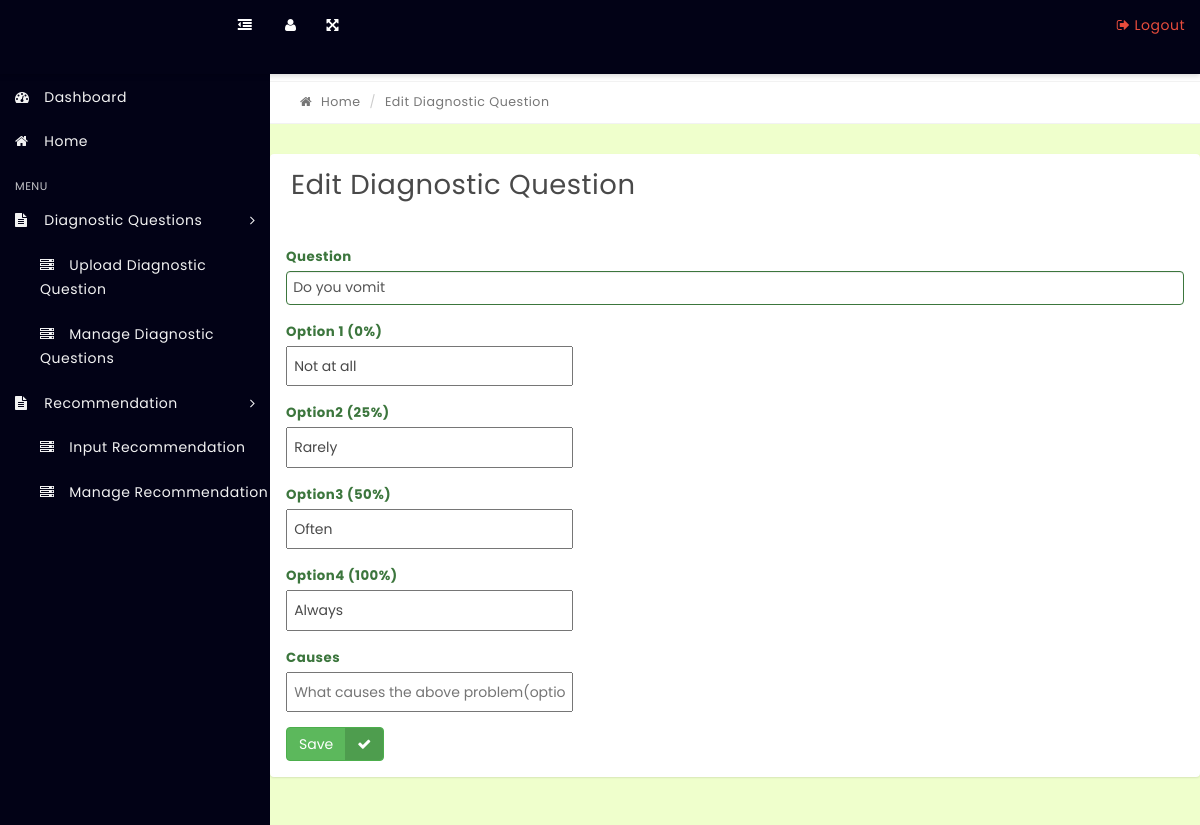
/admin/edit-questions.php?id=10 (signed in), run on the app's committed database.
### tables this page shows
CREATE TABLE `test_questions` (
  `id` int(100) NOT NULL,
  `question` varchar(500) NOT NULL,
  `option1` varchar(50) NOT NULL DEFAULT 'Not at all',
  `option2` varchar(50) NOT NULL DEFAULT 'Rarely',
  `option3` varchar(50) NOT NULL DEFAULT 'Often',
  `option4` varchar(50) NOT NULL DEFAULT 'Always',
  `causes` varchar(700) NOT NULL,
  `date_created` varchar(6) NOT NULL DEFAULT current_timestamp(),
  `chronic_kidney_status` int(1) NOT NULL,
  `acute_kidney_status` int(1) NOT NULL,
  `kidney_stone_status` int(1) NOT NULL,
  `Glomerulonephritis` int(1) NOT NULL
);

### includes/classes/Config.php (called while the page is built, shortened)
<?php
class Config
{
					private $password = '';
					private $user = 'root';
				private $dsn="mysql:host=localhost; dbname=kidney_diagnosis";
					function __construct()
					{
						try {
							$this->con = new PDO($this->dsn,$this->user,$this->password);
							return $this->con;
						} catch(PDOEXCEPTION $se) {
							exit("Error: " . $se->getMessage());
						}
					}
}
?>

### includes/classes/Crud.php (called while the page is built, shortened)
<?php
	include_once "config.php";
class Crud extends Config
{
	public function displayAllSpecific($table,$value,$item)
	{
		$query = "SELECT * FROM {$table} WHERE $value=? ";
		$result =  $this->con->prepare($query);
		 $result->execute([$item]);
		if ($result->rowCount() > 0) {
			$data = $result->fetchAll();
			return $data;
		}else{
			throw new Exception("Record not found");
		}
	}
		public function displayField($column,$table,$id,$item)
	{
		$query = "SELECT {$column} FROM {$table} WHERE {$id} =? ";
		$result =  $this->con->prepare($query);
		 $result->execute([$item]);
		if ($result->rowCount() > 0) {
			$data = $result->fetch(PDO::FETCH_ASSOC);
			return $data[$column];
		}else{
			throw new Exception("Record not found");
		}
	}
}
?>

### admin/edit-questions.php (the view, shortened to what this page needs)
<?php
if(isset($_GET['id'])){
    $id = $_GET['id'];
$password='';
$auth = new Auth();
try{
$password = $auth->displayField('password','admin','password',$_SESSION['admin_session1']);
}
catch(Exception $e){
}
if(!isset($_SESSION['admin_session1']) || $_SESSION['admin_session1']!=$password){
    header("location:../index.php");
}else{
   ?>
<!DOCTYPE html>
<html lang="en">
    <head>
        <link rel="stylesheet" href="css/bootstrap.css" media="screen" >
        <link rel="stylesheet" href="css/font-awesome.min.css" media="screen" >
        <link rel="stylesheet" href="css/animate-css/animate.min.css" media="screen" >
        <link rel="stylesheet" href="css/lobipanel/lobipanel.min.css" media="screen" >
        <link rel="stylesheet" href="css/prism/prism.css" media="screen" >
        <link rel="stylesheet" href="css/main.css" media="screen" >
    </head>
   <body class="top-navbar-fixed" style="background:#efffcc;" >
        <div class="main-wrapper" >
            <?php include('includes/topbar.php');?>
            <div class="content-wrapper" >
                <div class="content-container">
<?php include('includes/leftbar.php');?>
                    <div class="main-page" >
                        <div class="container-fluid">
                            <div class="row page-title-div">
                                <div class="col-md-6">
                                </div>
                            </div>
                            <div class="row breadcrumb-div">
                                <div class="col-md-6">
                                    <ul class="breadcrumb">
                                        <li><a href="dashboard.php"><i class="fa fa-home"></i> Home</a></li>
                                        <li class="active" >Edit Diagnostic Question</li>
                                    </ul>
                                </div>
                            </div>
                        </div>
        <section class="section">
            <div class="container-fluid">
                <div class="row">
                    <div class="col-md-6 col-md-offset-2">
                                        </div>
                        <div class="panel">
                            <div class="panel-heading">
                                <div class="panel-title">
                                 <h2>Edit Diagnostic Question</h2>
                                </div>
                            </div>
                                <div  id="showMessage">&nbsp;</div>
                                <div class="panel-body" >
                                    <form method="post" enctype="multipart/form-data" action="">
                                 <?Php try{ $results = $auth->displayAllSpecific('test_questions','id',$id);
                                    foreach ($results as $result) {?>
                                         <div class="form-group has-success ">
                                            <label for="success" class="control-label">Question</label>
                                            <div class="">
                                           <input type="text" name="question" placeholder="Diagnostic question" class="form-control" required="" value="<?=$result['question']?>">
                                            </div>
                                        </div>
                                            <div class="form-group has-success">
                                            <label for="success" class="control-label">Option 1 (0%)</label>
                                            <div class="">
                                            <input type="text" name="option1"value="<?=$result['option1']?>"required="">
                                            </div>
                                        </div>
                                         <div class="form-group has-success">
                                            <label for="success" class="control-label">Option2 (25%)</label>
                                            <div class="">
                                            <input type="text" name="option2" value="<?=$result['option2']?>">
                                            </div>
                                        </div>
                                         <div class="form-group has-success">
                                            <label for="success" class="control-label">Option3 (50%)</label>
                                            <div class="">
                                            <input type="text" name="option3" value="<?=$result['option3']?>">
                                            </div>
                                        </div>
                                         <div class="form-group has-success">
                                            <label for="success" class="control-label">Option4 (100%)</label>
                                            <div class="">
                                            <input type="text" name="option4" value="<?=$result['option4']?>">
                                            </div>
                                        </div>
                                         <div class="form-group has-success">
                                            <label for="success" class="control-label">Causes</label>
                                            <div class="">
                                            <input type="text" name="causes"  placeholder="What causes the above problem(optional)" value="<?=$result['causes']?>">
                                            </div>
                                        </div> <?php }}catch(Exception $e){
                                            echo "no question found";
                                        }?>
                                           <div class="">
                                                <button type="submit" name="submit"  class="btn btn-success btn-labeled" id="submit">Save<span class="btn-label btn-label-right"><i class="fa fa-check"></i></span></button>
                                        </div>
                                    </form>
                            </div>
                        </div>
                    </div>
                </div>
            </section>
        </div>
    </div>
</div>
</div>
</body>
</html>
<?php }}else{
    header('../adminlogin.php');
}?>

### data on the page
test_questions: question "Do you vomit", option2 "Rarely", option3 "Often", option4 "Always"
